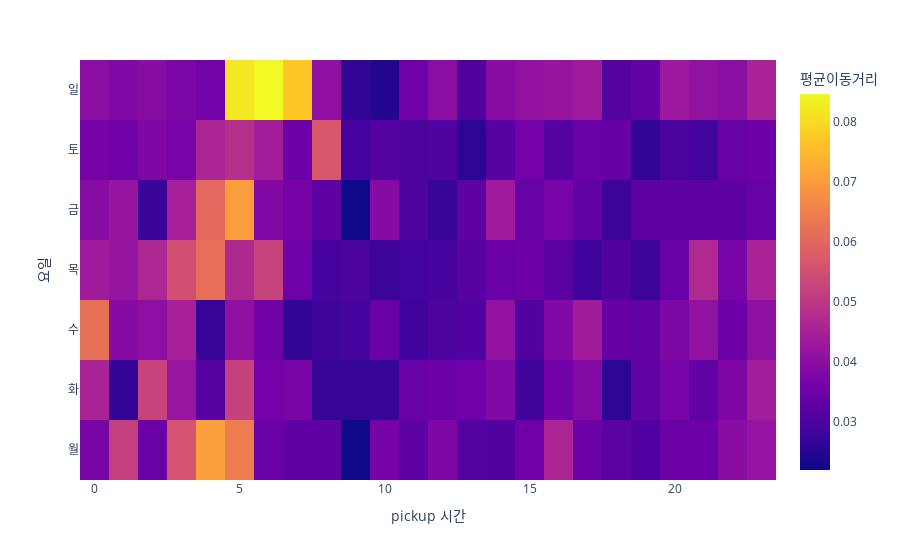

Write notebook code for a chart like this one.
### Code cell
fig = px.density_heatmap(
    data_frame=tidydata2,
    x='pickup_hour',
    y='dayofweek',
    z='dist_mean',
    nbinsx=24,
    nbinsy=7,
)
# fig.update_traces(colorbar=dict(title='평균속력'))
# fig.update_xaxes(title_text='pickup 시간')
# fig.update_yaxes(title_text='요일')

fig.update_layout(xaxis={'title':'pickup 시간'},
                 yaxis={'title':'요일'},
                 coloraxis_colorbar={'title':'평균이동거리'})

### Figure 1 — Plotly figure (JSON) as saved in the notebook; plotly's stock layout.template omitted (floating-point values rounded to 4 significant figures; data arrays with more than 128 entries replaced by an {"elided": "..."} marker saying what was removed)
{"data": [{"coloraxis": "coloraxis", "histfunc": "sum", "hovertemplate": "pickup_hour=%{x}<br>dayofweek=%{y}<br>sum of dist_mean=%{z}<extra></extra>", "name": "", "nbinsx": 24, "nbinsy": 7, "type": "histogram2d", "x": {"elided": "168 int values"}, "xaxis": "x", "xbingroup": "x", "y": {"elided": "168 str values"}, "yaxis": "y", "ybingroup": "y", "z": {"elided": "168 float values"}}], "layout": {"autosize": true, "coloraxis": {"colorbar": {"title": {"text": "평균이동거리"}}, "colorscale": [[0, "#0d0887"], [0.1111, "#46039f"], [0.2222, "#7201a8"], [0.3333, "#9c179e"], [0.4444, "#bd3786"], [0.5556, "#d8576b"], [0.6667, "#ed7953"], [0.7778, "#fb9f3a"], [0.8889, "#fdca26"], [1, "#f0f921"]]}, "legend": {"tracegroupgap": 0}, "margin": {"t": 60}, "xaxis": {"anchor": "y", "autorange": true, "domain": [0, 1], "range": [-0.5, 23.5], "title": {"text": "pickup 시간"}, "type": "linear"}, "yaxis": {"anchor": "x", "autorange": true, "domain": [0, 1], "range": [-0.5, 6.5], "title": {"text": "요일"}, "type": "category"}}}
